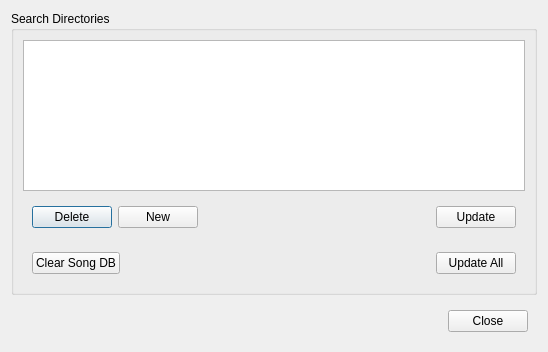
<?xml version="1.0" encoding="UTF-8"?>
<ui version="4.0">
 <class>DlgDatabase</class>
 <widget class="QDialog" name="DlgDatabase">
  <property name="geometry">
   <rect>
    <x>0</x>
    <y>0</y>
    <width>548</width>
    <height>352</height>
   </rect>
  </property>
  <property name="windowTitle">
   <string>Dialog</string>
  </property>
  <layout class="QVBoxLayout" name="verticalLayout_2">
   <item>
    <layout class="QVBoxLayout" name="verticalLayout">
     <item>
      <widget class="QGroupBox" name="groupBox">
       <property name="title">
        <string>Search Directories</string>
       </property>
       <layout class="QVBoxLayout" name="verticalLayout_3">
        <item>
         <widget class="QTreeView" name="treeViewFolders">
          <property name="editTriggers">
           <set>QAbstractItemView::NoEditTriggers</set>
          </property>
          <property name="rootIsDecorated">
           <bool>false</bool>
          </property>
          <property name="uniformRowHeights">
           <bool>true</bool>
          </property>
          <property name="itemsExpandable">
           <bool>false</bool>
          </property>
          <property name="allColumnsShowFocus">
           <bool>true</bool>
          </property>
          <property name="expandsOnDoubleClick">
           <bool>false</bool>
          </property>
         </widget>
        </item>
        <item>
         <widget class="QFrame" name="frame">
          <property name="frameShape">
           <enum>QFrame::NoFrame</enum>
          </property>
          <property name="frameShadow">
           <enum>QFrame::Plain</enum>
          </property>
          <layout class="QHBoxLayout" name="horizontalLayout">
           <item>
            <widget class="QPushButton" name="buttonDelete">
             <property name="text">
              <string>Delete</string>
             </property>
            </widget>
           </item>
           <item>
            <widget class="QPushButton" name="buttonNew">
             <property name="text">
              <string>New</string>
             </property>
            </widget>
           </item>
           <item>
            <spacer name="horizontalSpacer">
             <property name="orientation">
              <enum>Qt::Horizontal</enum>
             </property>
             <property name="sizeHint" stdset="0">
              <size>
               <width>40</width>
               <height>20</height>
              </size>
             </property>
            </spacer>
           </item>
           <item>
            <widget class="QPushButton" name="buttonUpdate">
             <property name="text">
              <string>Update</string>
             </property>
            </widget>
           </item>
          </layout>
         </widget>
        </item>
        <item>
         <widget class="QFrame" name="frame_3">
          <property name="frameShape">
           <enum>QFrame::NoFrame</enum>
          </property>
          <property name="frameShadow">
           <enum>QFrame::Plain</enum>
          </property>
          <layout class="QHBoxLayout" name="horizontalLayout_3">
           <item>
            <widget class="QPushButton" name="btnClearDatabase">
             <property name="text">
              <string>Clear Song DB</string>
             </property>
            </widget>
           </item>
           <item>
            <spacer name="horizontalSpacer_3">
             <property name="orientation">
              <enum>Qt::Horizontal</enum>
             </property>
             <property name="sizeHint" stdset="0">
              <size>
               <width>40</width>
               <height>20</height>
              </size>
             </property>
            </spacer>
           </item>
           <item>
            <widget class="QPushButton" name="buttonUpdateAll">
             <property name="text">
              <string>Update All</string>
             </property>
            </widget>
           </item>
          </layout>
         </widget>
        </item>
       </layout>
      </widget>
     </item>
    </layout>
   </item>
   <item>
    <widget class="QFrame" name="frame_2">
     <property name="frameShape">
      <enum>QFrame::NoFrame</enum>
     </property>
     <property name="frameShadow">
      <enum>QFrame::Raised</enum>
     </property>
     <layout class="QHBoxLayout" name="horizontalLayout_2">
      <item>
       <spacer name="horizontalSpacer_2">
        <property name="orientation">
         <enum>Qt::Horizontal</enum>
        </property>
        <property name="sizeHint" stdset="0">
         <size>
          <width>40</width>
          <height>20</height>
         </size>
        </property>
       </spacer>
      </item>
      <item>
       <widget class="QPushButton" name="buttonClose">
        <property name="text">
         <string>Close</string>
        </property>
       </widget>
      </item>
     </layout>
    </widget>
   </item>
  </layout>
 </widget>
 <resources/>
 <connections/>
</ui>
